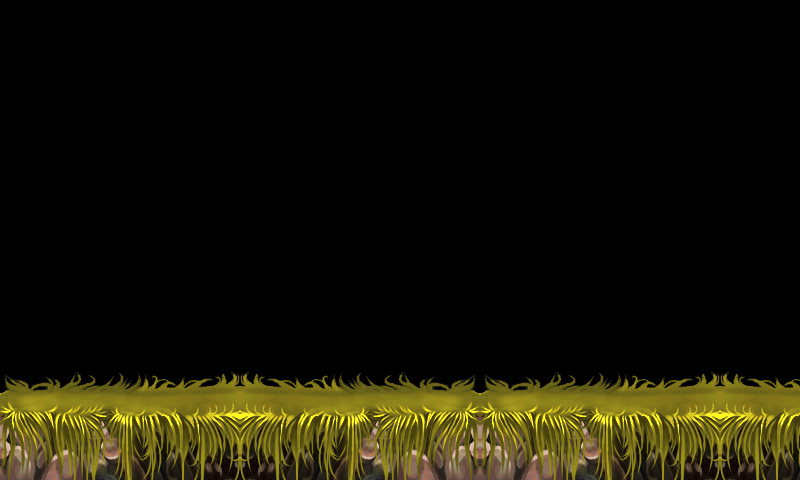

A 2D game scene composited from a Tiled map and its tileset images. What follows is a short description and the map's XML, with each tile layer's data collapsed to a summary:
An orthogonal 20x12 tile map with 40x40 px tiles, 4 tile layers (land1, land2, land3, land4) and 4 objects.

<map version="1.0" orientation="orthogonal" width="20" height="12" tilewidth="40" tileheight="40">
 <tileset firstgid="1" name="b-land" tilewidth="40" tileheight="40">
  <image source="b-land.png" width="1885" height="2029" />
 </tileset>
 <layer name="land1" width="20" height="12">
  <data>[240 cells, 7 non-empty, 7 distinct tile ids]</data>
 </layer>
 <layer name="land2" width="20" height="12">
  <data>[240 cells, 58 non-empty, 18 distinct tile ids]</data>
 </layer>
 <layer name="land3" width="20" height="12">
  <data>[240 cells, 1 non-empty, 1 distinct tile ids]</data>
 </layer>
 <layer name="land4" width="20" height="12">
  <data>[240 cells, 1 non-empty, 1 distinct tile ids]</data>
 </layer>
 <objectgroup name="pengzhuang" width="20" height="12">
  <object x="-11" y="402" width="818" height="82" />
 </objectgroup>
 <objectgroup name="zuobiao1" width="20" height="12" />
 <objectgroup name="zuobiao2" width="20" height="12">
  <object x="642" y="402">
   <properties>
    <property name="id" value="109" />
    <property name="num" value="0" />
    <property name="time" value="1" />
   </properties>
  </object>
  <object x="408" y="400">
   <properties>
    <property name="id" value="108" />
    <property name="num" value="-1" />
    <property name="range" value="350" />
    <property name="time" value="5" />
    <property name="timemax" value="20" />
    <property name="timmin" value="10" />
   </properties>
  </object>
  <object x="409" y="160">
   <properties>
    <property name="id" value="107" />
    <property name="num" value="-1" />
    <property name="range" value="350" />
    <property name="time" value="8" />
    <property name="timemax" value="25" />
    <property name="timmin" value="10" />
   </properties>
  </object>
 </objectgroup>
 <objectgroup name="zuobiao3" width="20" height="12" />
</map>
